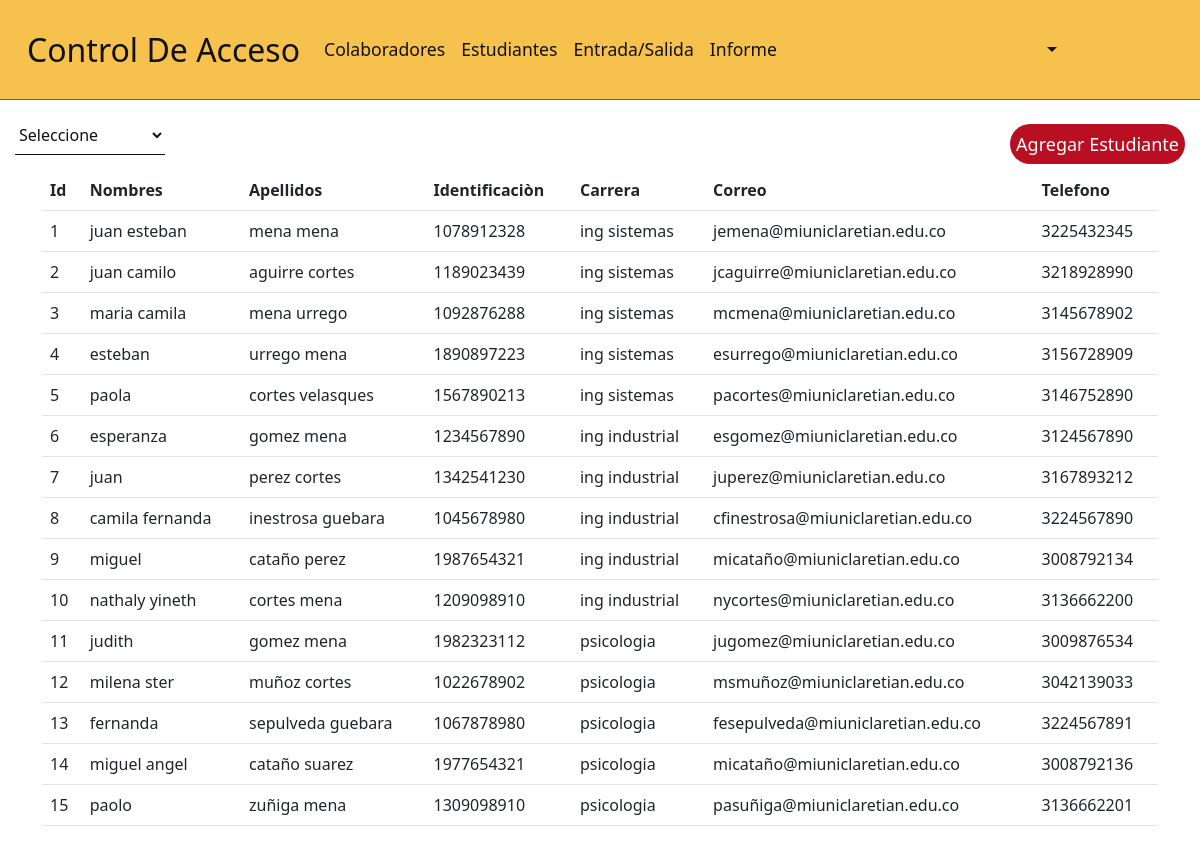
The page /estudiantes.php on the database as committed earlier.
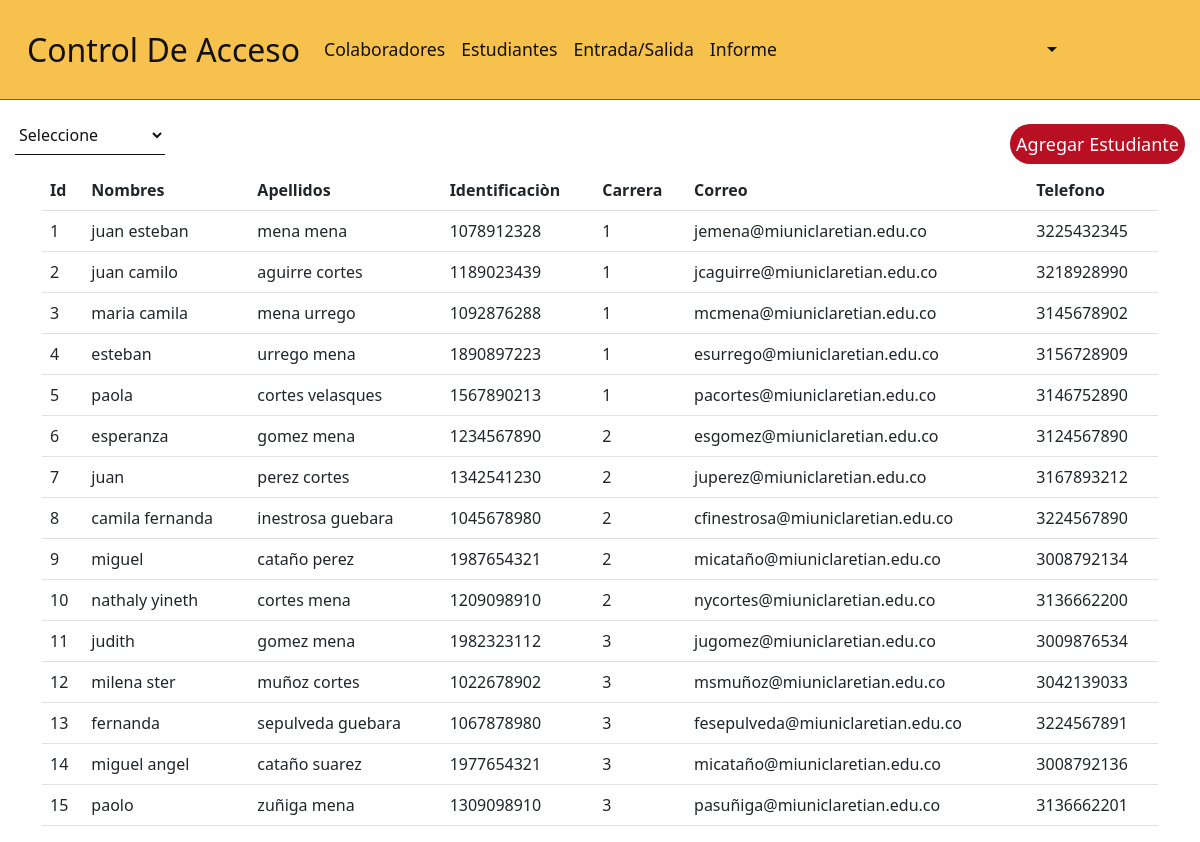
The same page on the database as committed later.
### tables this page shows
CREATE TABLE `estudiante` (
  `id` int(11) NOT NULL,
  `nombre` varchar(35) NOT NULL,
  `apellido` varchar(35) NOT NULL,
  `identificacion` varchar(11) NOT NULL,
  `carrera` int(10) NOT NULL,
  `correo` varchar(50) NOT NULL,
  `telefono` varchar(11) NOT NULL
);

### estudiantes.php (the view, shortened to what this page needs)
<?php
        include './Database/conexion.php';
        if(!isset($_POST["carrera"])){
        $consulta = "SELECT * FROM estudiante";
        $consulta1 = $DB_con->prepare($consulta);
        $consulta1->execute();
        }else{
        $prueba = $_POST["carrera"];
        $consulta = "SELECT * FROM estudiante WHERE carrera = :carrera";
        $consulta1 = $DB_con->prepare($consulta);
        $consulta1 -> bindParam(":carrera",$prueba);
        $consulta1->execute();
        }
?>
<!DOCTYPE html>
<html lang="en">
<head>
    <link href="https://cdn.jsdelivr.net/npm/bootstrap@5.3.0-alpha3/dist/css/bootstrap.min.css" rel="stylesheet">
    <link rel="stylesheet" href="./css/header.css">
        <link rel="stylesheet" href="./css/caja.css">
</head>
<body>
        <header>
            <?php include './componentes/header.php' ?>
        </header>
    <div class="caja">
        <div class="posicion">
            <form action="" method="post">
            <select name="carrera" id="" onchange="cambio()">
                <option value="" selected>Seleccione</option>
            </select>
            </form>
        </div>
        <div class="posiciom">
            <button type="submit" name="agregar" data-bs-toggle="modal" data-bs-target="#agregar_estudiante"> Agregar Estudiante</button>
        </div>
   </div>
    <div class="container">
     <table class="table">
        <thead>
            <tr>
                <th>Id</th>
                <th>Nombres</th>
                <th>Apellidos</th>
                <th>Identificaciòn</th>
                <th>Carrera</th>
                <th>Correo</th>
                <th>Telefono</th>
            </tr>
        </thead>
        <tbody>
                <?php
                    if($consulta1->rowCount() > 0){
                        $rows = $consulta1->fetchAll(PDO::FETCH_ASSOC);
                        foreach ($rows as $row){
                ?>
            <tr>
                <td><?php echo $row["id"]; ?></td>
                <td><?php echo $row["nombre"];?></td>
                <td><?php echo $row["apellido"];?></td>
                <td><?php echo $row["identificacion"]; ?></td>
                <td><?php echo $row["carrera"]; ?></td>
                <td><?php echo $row["correo"]; ?></td>
                <td><?php echo $row["telefono"]; ?></td>
            </tr>
            <?php
                }
                    }
            ?>
            </tbody>
    </table>
</div>
</body>
</html>

### componentes/header.php (shortened to what this page needs)
<header>
<nav class="navbar navbar-expand-md border-bottom border-primary">
        <div class="container-fluid">
            <a href="./tabla.php" class="navbar-brand">Control De Acceso</a>
            <div id="MenuNavegacion" class="collapse navbar-collapse">
                <ul class="navbar-nav ml-auto" id="nav1">
                    <li class="nav-item"><a href="./colaboradores.php" class="nav-link">Colaboradores</a></li>
                    <li class="nav-item"><a href="./estudiantes.php" class="nav-link">Estudiantes</a></li>
                    <li class="nav-item"><a href="./entrad-salida.php" class="nav-link">Entrada/Salida</a></li>
                    <li class="nav-item"><a href="./informe.php" class="nav-link">Informe</a></li>
                </ul>
                <ul class="navbar-nav ms-auto">
                    <li class="dropdown">
                        <a class="nav-link dropdown-toggle" href="#" role="button" data-bs-toggle="dropdown"
                            aria-expanded="false">
                        </a>
                    </li>
                </ul>
            </div>
        </div>
    </nav>
</header>

### css/header.css (style rules this page uses)
.navbar { height: 100px; background: #f7c04af8; }
.navbar-brand { font-size: 2rem; margin-left: 15px; color: #111; }
.nav-link { color: #111; font-size: 1.1rem; }

### css/caja.css (style rules this page uses)
.caja { margin: 15px 15px; position: relative; }
.posiciom { position: absolute; right: 0px; bottom: -9px; }
.caja select { border: none; border-bottom: 1px solid #111; background: transparent; outline: none; height: 40px; color: #111; font-size: 16px; width: 150px; }
.caja button { border: none; outline: none; height: 40px; background: #b80f22; color: #fff; font-size: 18px; border-radius: 20px; }

Rows that differ between the two databases and show on the page:
changed estudiante "juan esteban": carrera "ing sistemas" → "1"
changed estudiante "juan camilo": carrera "ing sistemas" → "1"
changed estudiante "maria camila": carrera "ing sistemas" → "1"
changed estudiante "esteban": carrera "ing sistemas" → "1"
changed estudiante "paola": carrera "ing sistemas" → "1"
changed estudiante "esperanza": carrera "ing industrial" → "2"
changed estudiante "juan": carrera "ing industrial" → "2"
changed estudiante "camila fernanda": carrera "ing industrial" → "2"
changed estudiante "miguel": carrera "ing industrial" → "2"
changed estudiante "nathaly yineth": carrera "ing industrial" → "2"
changed estudiante "judith": carrera "psicologia" → "3"
changed estudiante "milena ster": carrera "psicologia" → "3"
changed estudiante "fernanda": carrera "psicologia" → "3"
changed estudiante "miguel angel": carrera "psicologia" → "3"
changed estudiante "paolo": carrera "psicologia" → "3"
